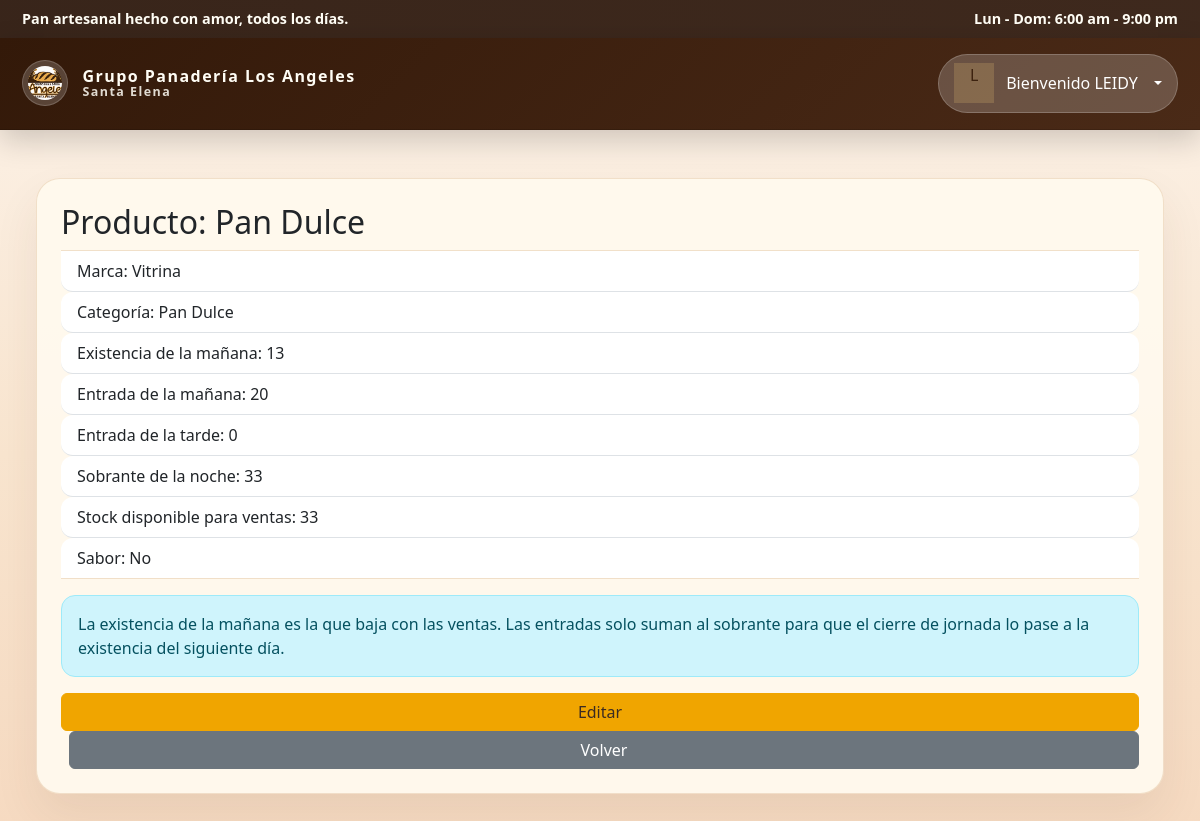
Before: /panaderia/productos/2/ (signed in) with the older database file.
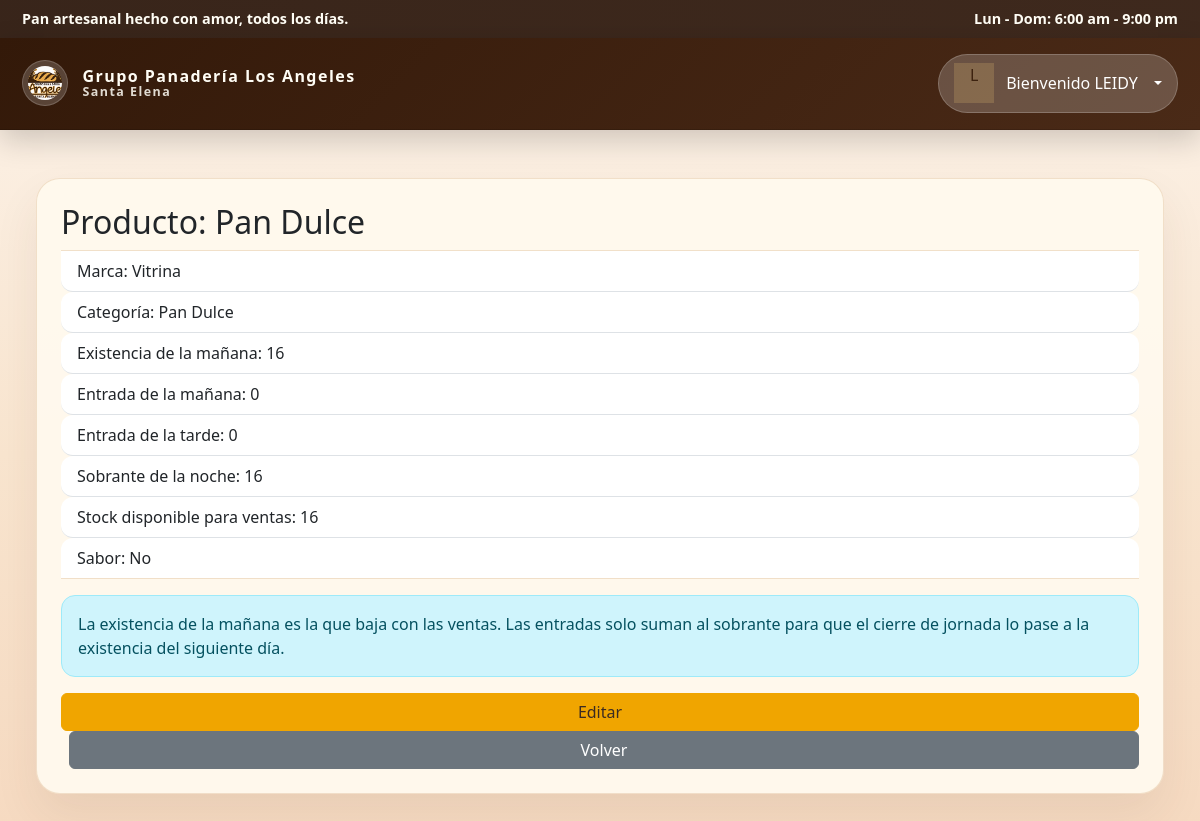
After: the same page with the newer database file.
### panaderia/models.py (models this page shows, shortened)
class Producto(models.Model):
    CATEGORIA_CHOICES = [
        ('pan_salado', 'Pan Salado'),
        ('pan_dulce', 'Pan Dulce'),
        ('pasteleria', 'Pastelería'),
        ('bebida', 'Bebida'),
        ('chucheria', 'Chuchería'),
        ('recurso', 'Recurso'),
    ]
    nombre = models.CharField(max_length=150, verbose_name='Nombre')
    existencia_manana = models.PositiveIntegerField(default=0, verbose_name='Existencia mañana')
    entrada_manana = models.PositiveIntegerField(default=0, verbose_name='Entrada mañana')
    entrada_tarde = models.PositiveIntegerField(default=0, verbose_name='Entrada tarde')
    stock = models.PositiveIntegerField(default=0, verbose_name='Stock disponible')
    marca = models.ForeignKey(Marca, null=True, blank=True, on_delete=models.SET_NULL, related_name='productos')
    categoria = models.CharField(max_length=20, choices=CATEGORIA_CHOICES, default='pan_salado', verbose_name='Categoría')
    sabor = models.BooleanField(default=False, verbose_name='Sabor')
    class Meta:
        verbose_name = 'Producto'
        verbose_name_plural = 'Productos'

class Marca(models.Model):
    TIPO_CHOICES = [
        ('panaderia', 'Panadería'),
        ('bebida', 'Bebidas'),
        ('chucheria', 'Chucherías'),
        ('recurso', 'Recursos'),
    ]
    nombre = models.CharField(max_length=100, verbose_name='Nombre')
    tipo = models.CharField(max_length=20, choices=TIPO_CHOICES, default='panaderia', verbose_name='Tipo')
    class Meta:
        verbose_name = 'Marca'
        verbose_name_plural = 'Marcas'

### panaderia/views.py (the view)
# urls.py: path('productos/<int:pk>/', pan_views.ProductDetailView.as_view(), name='product_detail'),
class ProductDetailView(AdminRequiredMixin, generic.DetailView):
    model = Producto
    template_name = 'panaderia/product_detail.html'

### panaderia/views.py (called while the page is built)
    def test_func(self):
        return self.request.user.is_active and (self.request.user.is_staff or self.request.user.is_superuser)

### panaderia/templates/panaderia/product_detail.html
{% extends 'base.html' %}
{% block content %}
<div class="card p-4">
    <h2>Producto: {{ object.nombre }}</h2>
    <ul class="list-group list-group-flush mb-3">
        <li class="list-group-item">Marca: {% if object.marca %}{{ object.marca.nombre }}{% else %}-{% endif %}</li>
        <li class="list-group-item">Categoría: {{ object.get_categoria_display }}</li>
        <li class="list-group-item">Existencia de la mañana: {{ object.existencia_manana }}</li>
        <li class="list-group-item">Entrada de la mañana: {{ object.entrada_manana }}</li>
        <li class="list-group-item">Entrada de la tarde: {{ object.entrada_tarde }}</li>
        <li class="list-group-item">Sobrante de la noche: {{ object.existencia_manana|add:object.entrada_manana|add:object.entrada_tarde }}</li>
        <li class="list-group-item">Stock disponible para ventas: {{ object.stock }}</li>
        <li class="list-group-item">Sabor: {% if object.sabor %}Sí{% else %}No{% endif %}</li>
    </ul>
    <div class="alert alert-info">
        La existencia de la mañana es la que baja con las ventas. Las entradas solo suman al sobrante para que el cierre de jornada lo pase a la existencia del siguiente día.
    </div>
    <a href="{% url 'panaderia:product_update' object.id %}" class="btn btn-warning">Editar</a>
    <a href="{% url 'panaderia:product_list' %}" class="btn btn-secondary ms-2">Volver</a>
</div>
{% endblock %}

### panaderia/templates/base.html (shortened to what this page needs)
<!DOCTYPE html>
{% load static %}
<html lang="es">
<head>
    <link href="https://cdn.jsdelivr.net/npm/bootstrap@5.3.0/dist/css/bootstrap.min.css" rel="stylesheet">
    <link rel="stylesheet" href="https://cdnjs.cloudflare.com/ajax/libs/font-awesome/6.4.0/css/all.min.css" />
    <link rel="stylesheet" href="{% static 'panaderia/css/styles.css' %}">
</head>
<body class="app-shell">
    <div class="top-bar">
        <div class="container d-flex flex-column flex-md-row align-items-center justify-content-between gap-2 py-2">
            <div class="top-brand-text">Pan artesanal hecho con amor, todos los días.</div>
            <div class="top-hours">Lun - Dom: 6:00 am - 9:00 pm</div>
        </div>
    </div>
    <div class="app-container">
    <nav class="navbar navbar-expand-lg mb-4">
        <div class="container d-flex align-items-center justify-content-between">
            <div class="d-flex align-items-center">
                <a class="navbar-brand" href="{% url 'panaderia:recurso_list' %}">
                    <img src="{% static 'panaderia/img/logo.png' %}" alt="Grupo Panadería Los Angeles" class="navbar-logo" />
                    <div class="brand-text">
                        <span class="brand-title">Grupo Panadería Los Angeles</span>
                        <span class="brand-subtitle">Santa Elena</span>
                    </div>
                </a>
            </div>
            <div class="navbar-nav align-items-center">
                {% if user.is_authenticated %}
                    <div class="dropdown user-dropdown">
                        <button class="user-chip dropdown-toggle" type="button" data-bs-toggle="dropdown" aria-expanded="false">
                            <span class="user-avatar">{{ user.username|first|upper }}</span>
                            <div class="user-meta">
                                <span class="user-name">Bienvenido</span>
                                <span class="user-role">{{ user.username|upper }}</span>
                            </div>
                        </button>
                    </div>
                {% else %}
                    <a class="nav-link" href="{% url 'login' %}">Iniciar sesión</a>
                {% endif %}
            </div>
        </div>
    </nav>
    <main class="main-content">
        <div class="container">
            {% block content %}{% endblock %}
        </div>
    </main>
    </div>
</body>
</html>

### panaderia/static/panaderia/css/styles.css (style rules this page uses)
:root { --bg: #fbf2e7; --bg-soft: #fff8f0; --surface: #ffffff; --surface-soft: #fffbf6; --text: #4a3428; --text-muted: #7f6251; --border: rgba(186, 116, 48, 0.18); --primary: #ffd15c; --primary-dark: #f2bd40; --primary-soft: #f7e3b7; --success: #4a8a47; --info: #4d8ed6; --warning: #d99b29; --danger: #c64545; --header-bg: #331909; --sidebar-bg: #2b160d; --text-on-dark: #fffdf5; }
body { background: linear-gradient(180deg, #fcf3ea 0%, #f9e5cf 55%, #f6dac1 100%); color: var(--text); font-family: 'Segoe UI', Tahoma, Geneva, Verdana, sans-serif; margin: 0; min-height: 100vh; }
html { scroll-behavior: smooth; }
.app-shell { min-height: 100vh; }
.app-container { max-width: 1320px; margin: 0 auto; }
.top-bar { background: linear-gradient(90deg, rgba(46,26,15,0.95), rgba(52,30,18,0.95)); color: var(--text-on-dark); font-size: 0.9rem; }
.top-bar .top-brand-text, .top-bar .top-hours { font-weight: 600; }
.navbar { background: linear-gradient(135deg, var(--header-bg) 0%, #4a2a17 100%); padding: 1rem 0; box-shadow: 0 10px 28px rgba(0, 0, 0, 0.18); border-bottom: 1px solid rgba(0,0,0,0.12); }
.navbar-brand, .nav-link { color: var(--text-on-dark) !important; }
.navbar-brand { display: flex; align-items: center; gap: 0.9rem; font-weight: 800; font-size: 1.15rem; letter-spacing: 0.08em; }
.brand-text { display: flex; flex-direction: column; line-height: 1.1; }
.brand-title { font-size: 1rem; font-weight: 800; }
.brand-subtitle { font-size: 0.78rem; opacity: 0.85; }
.navbar-logo { width: 46px; height: 46px; border-radius: 50%; object-fit: cover; background: rgba(255,255,255,0.18); padding: 5px; border: 1px solid rgba(255,255,255,0.18); }
.main-content { padding: 1.5rem 1.5rem 2rem; }
.container { max-width: 1180px; }
.card, .section-card, .sidebar-filter, .user-menu, .breadcrumb-pan, .product-form-card { border-radius: 24px; background: rgba(255, 249, 238, 0.96); border: 1px solid rgba(195, 144, 83, 0.24); }
.card { box-shadow: 0 22px 45px rgba(71, 50, 41, 0.08); }
.btn-warning { background-color: #f0a500; border-color: #f0a500; color: #3b2b22; }
.list-group-item { border-radius: 12px; }
.user-chip { background: rgba(255,255,255,0.15); border: 1px solid rgba(255,214,123,0.18); }
.user-avatar { background: rgba(255,214,123,0.18); color: #3c220f; }
.alert { border-radius: 16px; }
.user-chip { display: flex; align-items: center; gap: 0.75rem; background: rgba(255, 255, 255, 0.2); border-radius: 999px; padding: 0.55rem 0.95rem; color: #fff; border: 1px solid rgba(255,255,255,0.2); }
.user-avatar { width: 40px; height: 40px; font-size: 1rem; }
.alert { border-radius: 14px; }

Changed rows visible on the page:
changed Producto "Pan Dulce": existencia_manana "13" → "16"; entrada_manana "20" → "0"; existencia_manana|add "33" → "16"; stock "33" → "16"
